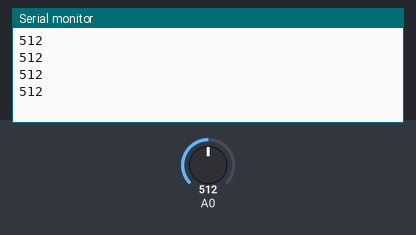
Bench run of a sketch on a simulated Arduino Uno, built with avr-gcc and run on an emulated ATmega328P. On the bench: the last lines printed to the serial monitor. The inputs (shaded band) are chosen by the test bench; at power-on: A0 = 512.

Above: at 1.2 s.
1.3 s: A0 set to 716
At 1.71 s:
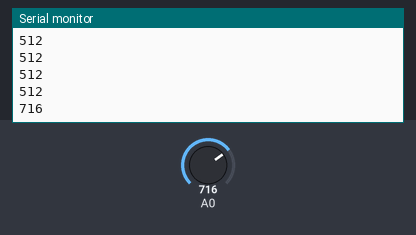
2.8 s: A0 set to 900
At 2.91 s:
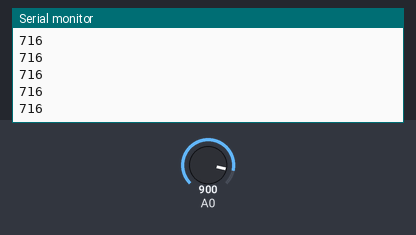
Timing chart, 0 to 5.8 s (numbered marks = the images above; inputs shaded):
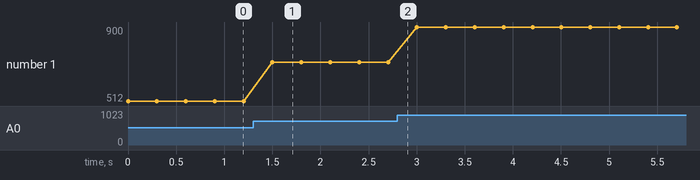

Measured:
- after the input at 1.3 s, the serial monitor: prints a new line after 0.20 s (image 1)
- plotted number 1: 512 → 716 after the input at 1.3 s, 716 → 900 after the input at 2.8 s

The sketch:

CO_sensor_arduino.ino
```cpp
void setup() {
  Serial.begin(9600);
  }

void loop() {
  int data=analogRead(A0);
  Serial.println(data);
  delay (300);

}
```
